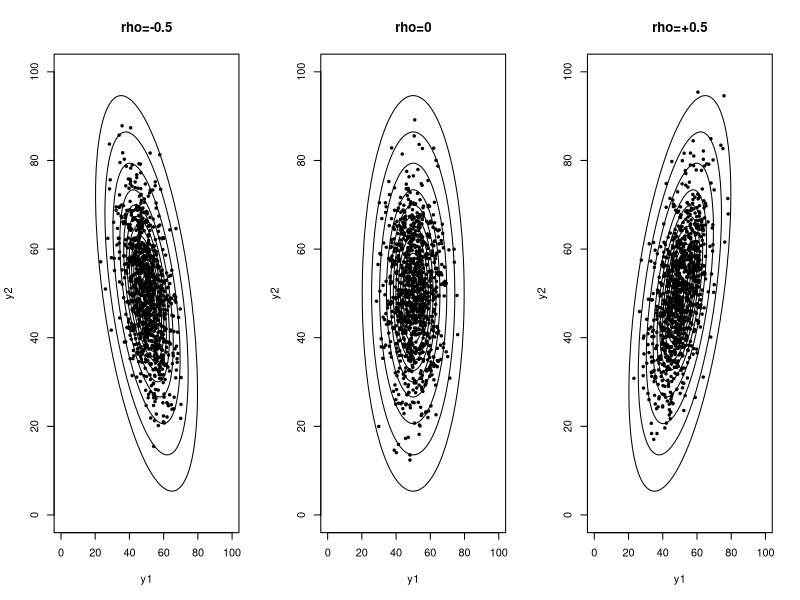
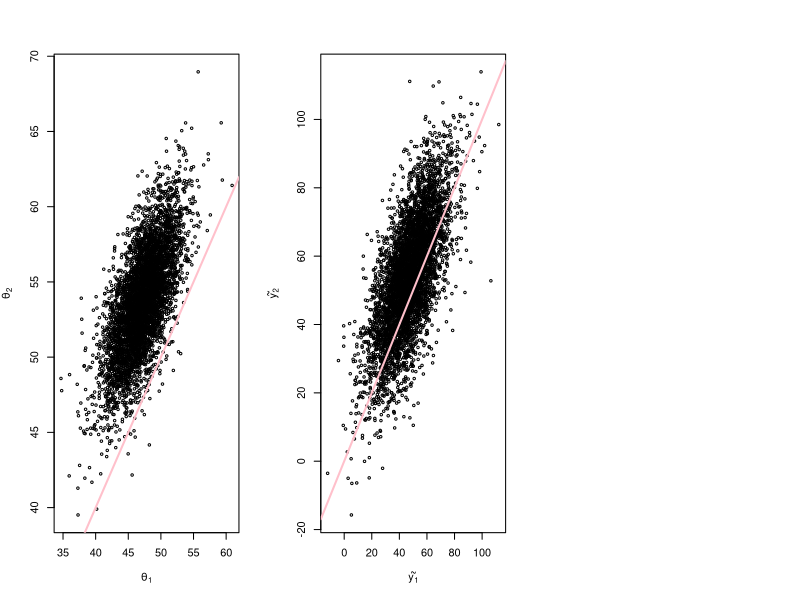

Generate these figures, in order, with R:
## ---- chunk 1
rm(list=ls());  library(mvtnorm);  set.seed(20210518);
knitr::opts_chunk$set(fig.align = 'center', message = FALSE)
## ---- chunk 2
y1 <- seq(0, 100, 1)
y2 <- seq(0, 100, 1)
G  <- length(y1);  H <- length(y2);
theta <- c(50,50)
Sigma2 <- matrix(c(64, 0, 0, 144), 2, 2)
Sigma1 <- Sigma2;  Sigma1[1,2] <- -48;  Sigma1[2,1] <- -48;
Sigma3 <- Sigma2;  Sigma3[1,2] <- +48;  Sigma3[2,1] <- +48;

p1 <- matrix(NA, G, H)
p2 <- matrix(NA, G, H)
p3 <- matrix(NA, G, H)

for(g in 1:G){ for(h in 1:H){
  p1[g,h] <- dmvnorm(c(y1[g],y2[h]), mean=theta, sigma=Sigma1, log=T)
  p2[g,h] <- dmvnorm(c(y1[g],y2[h]), mean=theta, sigma=Sigma2, log=T)
  p3[g,h] <- dmvnorm(c(y1[g],y2[h]), mean=theta, sigma=Sigma3, log=T)
}}

maxie <- max(p1);  p1 <- p1 - maxie;  rm(maxie);  p1 <- exp(p1);
maxie <- max(p2);  p2 <- p2 - maxie;  rm(maxie);  p2 <- exp(p2);
maxie <- max(p3);  p3 <- p3 - maxie;  rm(maxie);  p3 <- exp(p3);
contours <- c(.001, .01, seq(.05, .95, .10))
## ---- chunk 3
op <- par(mfrow=c(1,3))

contour(y1, y2, p1, levels=contours, drawlabels=F, 
  xlab="y1", ylab="y2", main="rho=-0.5")

points(rmvnorm(n=1000, mean=theta, sigma=Sigma1), pch=19, cex=.5)

contour(y1, y2, p2, levels=contours, drawlabels=F, 
  xlab="y1", ylab="y2", main="rho=0")

points(rmvnorm(n=1000, mean=theta, sigma=Sigma2), pch=19, cex=.5)

contour(y1, y2, p3, levels=contours, drawlabels=F, 
  xlab="y1", ylab="y2", main="rho=+0.5")

points(rmvnorm(n=1000, mean=theta, sigma=Sigma3), pch=19, cex=.5)
## ---- chunk 4
# Reading comprehension example from Chapter 7 of Hoff (2009)
# y1 is pretest score, y2 is posttest score
y1 <- c(59, 43, 34, 32, 42, 38, 55, 67, 64, 45, 49, 
        72, 34, 70, 34, 50, 41, 52, 60, 34, 28, 35)
y2 <- c(77, 39, 46, 26, 38, 43, 68, 86, 77, 60, 50, 
        59, 38, 48, 55, 58, 54, 60, 75, 47, 48, 33)
y <- data.frame(cbind(y1, y2));  rm(y1, y2);

# Hyperparamaters 
mu.0    <- c(50, 50)
Lambda0 <- matrix(c(625, 312.5, 312.5, 625), 2, 2)
S.0     <- Lambda0;  nu.0 <- 4;

# Data summaries
n <- dim(y)[1]
p <- dim(y)[2]
ybar <- apply(y, 2, mean)
Cov.y <- cov(y)
ybar
Cov.y
## ---- chunk 5
# Gibbs sampler approximation to posterior distribution
S     <- 5000
theta <- ybar  # initial values
Sigma <- Cov.y # initial values

# Calculations that will be used repeatedly
Lambda0.inv  <- solve(Lambda0)
Lam.inv.mu.0 <- Lambda0.inv %*% mu.0
nu.n         <- nu.0 + n

# Now generate the Markov chains: theta and Sigma
theta.chain <- matrix(NA, S, p)
Sigma.chain <- matrix(NA, S, p^2)

for(s in 1:S)
{
 n.Sigma.inv <- n * solve(Sigma)
 Lambda.n <- solve( Lambda0.inv + n.Sigma.inv) 
 mu.n <- Lambda.n %*% (Lam.inv.mu.0 + n.Sigma.inv %*% ybar)
 theta <- rmvnorm(1, mu.n, Lambda.n)[1,]
 S.n <- S.0 + (n-1)*Cov.y + n * (ybar-theta) %*% t(ybar-theta)
 Sigma <- solve( rWishart(1, nu.n, solve(S.n))[,,1] )
 theta.chain[s,] <- theta
 Sigma.chain[s,] <- Sigma
}
## ---- chunk 6
# posterior covariance matrix
matrix(apply(Sigma.chain, 2, mean),2)
## ---- chunk 7
# 95% interval for theta2 - theta1
quantile(theta.chain[,2] - theta.chain[,1], c(.025, .5, .975))
## ---- chunk 8
# Pr(theta2 > theta1 | y)
mean(theta.chain[,2] > theta.chain[,1])
## ---- chunk 9
plot(theta.chain, cex=.5, xlab=expression(theta[1]), ylab=expression(theta[2]))
abline(0,1, lwd=2, col="pink")
## ---- chunk 10
# Posterior predictive simulations 
Y.tilde <- matrix(NA, S, p)

for (s in 1:S){ 
 Y.tilde[s,] <- rmvnorm(1, mean=theta.chain[s,], 
               sigma=matrix(Sigma.chain[s,],2,2))[1,]
}
## ---- chunk 11
mean(Y.tilde[,2] > Y.tilde[,1])
## ---- chunk 12
plot(Y.tilde, cex=.5, xlab=expression(tilde(y[1])), ylab=expression(tilde(y[2]))) 
abline(0, 1, lwd=2, col="pink")
